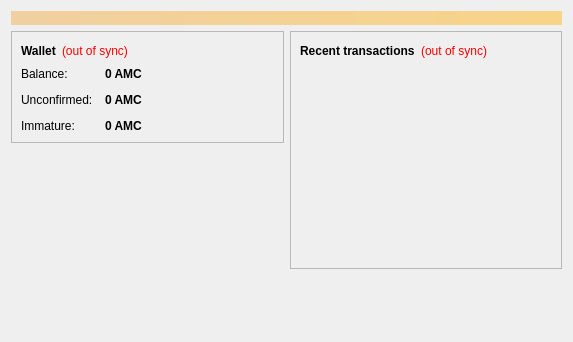
<?xml version="1.0" encoding="UTF-8"?>
<ui version="4.0">
 <class>OverviewPage</class>
 <widget class="QWidget" name="OverviewPage">
  <property name="geometry">
   <rect>
    <x>0</x>
    <y>0</y>
    <width>573</width>
    <height>342</height>
   </rect>
  </property>
  <property name="windowTitle">
   <string>Form</string>
  </property>
  <layout class="QVBoxLayout" name="topLayout">
   <item>
    <widget class="QLabel" name="labelAlerts">
     <property name="visible">
      <bool>false</bool>
     </property>
     <property name="styleSheet">
      <string notr="true">background-color: qlineargradient(x1: 0, y1: 0, x2: 1, y2: 0, stop:0 #F0D0A0, stop:1 #F8D488); color:#000000;</string>
     </property>
     <property name="wordWrap">
      <bool>true</bool>
     </property>
     <property name="margin">
      <number>3</number>
     </property>
    </widget>
   </item>
   <item>
    <layout class="QHBoxLayout" name="horizontalLayout" stretch="1,1">
     <item>
      <layout class="QVBoxLayout" name="verticalLayout_2">
       <item>
        <widget class="QFrame" name="frame">
         <property name="frameShape">
          <enum>QFrame::StyledPanel</enum>
         </property>
         <property name="frameShadow">
          <enum>QFrame::Raised</enum>
         </property>
         <layout class="QVBoxLayout" name="verticalLayout_4">
          <item>
           <layout class="QHBoxLayout" name="horizontalLayout_4">
            <item>
             <widget class="QLabel" name="label_5">
              <property name="font">
               <font>
                <weight>75</weight>
                <bold>true</bold>
               </font>
              </property>
              <property name="text">
               <string>Wallet</string>
              </property>
             </widget>
            </item>
            <item>
             <widget class="QLabel" name="labelWalletStatus">
              <property name="toolTip">
               <string>The displayed information may be out of date. Your wallet automatically synchronizes with the Americs network after a connection is established, but this process has not completed yet.</string>
              </property>
              <property name="styleSheet">
               <string notr="true">QLabel { color: red; }</string>
              </property>
              <property name="text">
               <string notr="true">(out of sync)</string>
              </property>
              <property name="alignment">
               <set>Qt::AlignLeading|Qt::AlignLeft|Qt::AlignVCenter</set>
              </property>
             </widget>
            </item>
            <item>
             <spacer name="horizontalSpacer_2">
              <property name="orientation">
               <enum>Qt::Horizontal</enum>
              </property>
              <property name="sizeHint" stdset="0">
               <size>
                <width>40</width>
                <height>20</height>
               </size>
              </property>
             </spacer>
            </item>
           </layout>
          </item>
          <item>
           <layout class="QFormLayout" name="formLayout_2">
            <property name="fieldGrowthPolicy">
             <enum>QFormLayout::AllNonFixedFieldsGrow</enum>
            </property>
            <property name="horizontalSpacing">
             <number>12</number>
            </property>
            <property name="verticalSpacing">
             <number>12</number>
            </property>
            <item row="0" column="0">
             <widget class="QLabel" name="label">
              <property name="text">
               <string>Balance:</string>
              </property>
             </widget>
            </item>
            <item row="0" column="1">
             <widget class="QLabel" name="labelBalance">
              <property name="font">
               <font>
                <weight>75</weight>
                <bold>true</bold>
               </font>
              </property>
              <property name="cursor">
               <cursorShape>IBeamCursor</cursorShape>
              </property>
              <property name="toolTip">
               <string>Your current balance</string>
              </property>
              <property name="text">
               <string notr="true">0 AMC</string>
              </property>
              <property name="textInteractionFlags">
               <set>Qt::LinksAccessibleByMouse|Qt::TextSelectableByKeyboard|Qt::TextSelectableByMouse</set>
              </property>
             </widget>
            </item>
            <item row="1" column="0">
             <widget class="QLabel" name="label_3">
              <property name="text">
               <string>Unconfirmed:</string>
              </property>
             </widget>
            </item>
            <item row="1" column="1">
             <widget class="QLabel" name="labelUnconfirmed">
              <property name="font">
               <font>
                <weight>75</weight>
                <bold>true</bold>
               </font>
              </property>
              <property name="cursor">
               <cursorShape>IBeamCursor</cursorShape>
              </property>
              <property name="toolTip">
               <string>Total of transactions that have yet to be confirmed, and do not yet count toward the current balance</string>
              </property>
              <property name="text">
               <string notr="true">0 AMC</string>
              </property>
              <property name="textInteractionFlags">
               <set>Qt::LinksAccessibleByMouse|Qt::TextSelectableByKeyboard|Qt::TextSelectableByMouse</set>
              </property>
             </widget>
            </item>
            <item row="2" column="0">
             <widget class="QLabel" name="labelImmatureText">
              <property name="text">
               <string>Immature:</string>
              </property>
             </widget>
            </item>
            <item row="2" column="1">
             <widget class="QLabel" name="labelImmature">
              <property name="font">
               <font>
                <weight>75</weight>
                <bold>true</bold>
               </font>
              </property>
              <property name="toolTip">
               <string>Mined balance that has not yet matured</string>
              </property>
              <property name="text">
               <string notr="true">0 AMC</string>
              </property>
              <property name="textInteractionFlags">
               <set>Qt::LinksAccessibleByMouse|Qt::TextSelectableByKeyboard|Qt::TextSelectableByMouse</set>
              </property>
             </widget>
            </item>
           </layout>
          </item>
         </layout>
        </widget>
       </item>
       <item>
        <spacer name="verticalSpacer">
         <property name="orientation">
          <enum>Qt::Vertical</enum>
         </property>
         <property name="sizeHint" stdset="0">
          <size>
           <width>20</width>
           <height>40</height>
          </size>
         </property>
        </spacer>
       </item>
      </layout>
     </item>
     <item>
      <layout class="QVBoxLayout" name="verticalLayout_3">
       <item>
        <widget class="QFrame" name="frame_2">
         <property name="frameShape">
          <enum>QFrame::StyledPanel</enum>
         </property>
         <property name="frameShadow">
          <enum>QFrame::Raised</enum>
         </property>
         <layout class="QVBoxLayout" name="verticalLayout">
          <item>
           <layout class="QHBoxLayout" name="horizontalLayout_2">
            <item>
             <widget class="QLabel" name="label_4">
              <property name="text">
               <string>&lt;b&gt;Recent transactions&lt;/b&gt;</string>
              </property>
             </widget>
            </item>
            <item>
             <widget class="QLabel" name="labelTransactionsStatus">
              <property name="toolTip">
               <string>The displayed information may be out of date. Your wallet automatically synchronizes with the Americs network after a connection is established, but this process has not completed yet.</string>
              </property>
              <property name="styleSheet">
               <string notr="true">QLabel { color: red; }</string>
              </property>
              <property name="text">
               <string notr="true">(out of sync)</string>
              </property>
              <property name="alignment">
               <set>Qt::AlignRight|Qt::AlignTrailing|Qt::AlignVCenter</set>
              </property>
             </widget>
            </item>
            <item>
             <spacer name="horizontalSpacer">
              <property name="orientation">
               <enum>Qt::Horizontal</enum>
              </property>
              <property name="sizeHint" stdset="0">
               <size>
                <width>40</width>
                <height>20</height>
               </size>
              </property>
             </spacer>
            </item>
           </layout>
          </item>
          <item>
           <widget class="QListView" name="listTransactions">
            <property name="styleSheet">
             <string notr="true">QListView { background: transparent; }</string>
            </property>
            <property name="frameShape">
             <enum>QFrame::NoFrame</enum>
            </property>
            <property name="verticalScrollBarPolicy">
             <enum>Qt::ScrollBarAlwaysOff</enum>
            </property>
            <property name="horizontalScrollBarPolicy">
             <enum>Qt::ScrollBarAlwaysOff</enum>
            </property>
            <property name="selectionMode">
             <enum>QAbstractItemView::NoSelection</enum>
            </property>
           </widget>
          </item>
         </layout>
        </widget>
       </item>
       <item>
        <spacer name="verticalSpacer_2">
         <property name="orientation">
          <enum>Qt::Vertical</enum>
         </property>
         <property name="sizeHint" stdset="0">
          <size>
           <width>20</width>
           <height>40</height>
          </size>
         </property>
        </spacer>
       </item>
      </layout>
     </item>
    </layout>
   </item>
  </layout>
 </widget>
 <resources/>
 <connections/>
</ui>
